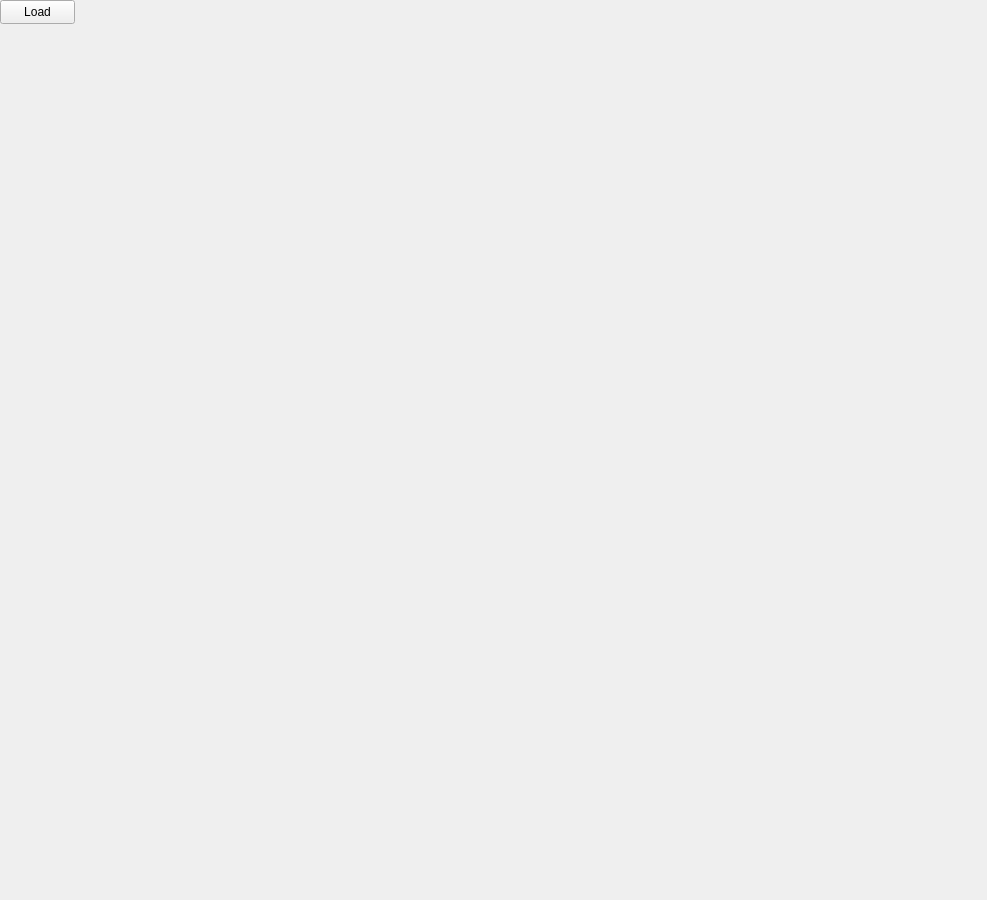
<?xml version="1.0" encoding="UTF-8"?>
<ui version="4.0">
 <class>MainWindow</class>
 <widget class="QWidget" name="MainWindow">
  <property name="geometry">
   <rect>
    <x>0</x>
    <y>0</y>
    <width>987</width>
    <height>900</height>
   </rect>
  </property>
  <property name="windowTitle">
   <string>MainWindow</string>
  </property>
  <widget class="QWidget" name="mapContainer" native="true">
   <property name="geometry">
    <rect>
     <x>0</x>
     <y>0</y>
     <width>641</width>
     <height>491</height>
    </rect>
   </property>
   <widget class="QPushButton" name="loadButton">
    <property name="geometry">
     <rect>
      <x>0</x>
      <y>0</y>
      <width>75</width>
      <height>24</height>
     </rect>
    </property>
    <property name="text">
     <string>Load</string>
    </property>
   </widget>
  </widget>
 </widget>
 <resources/>
 <connections/>
</ui>
